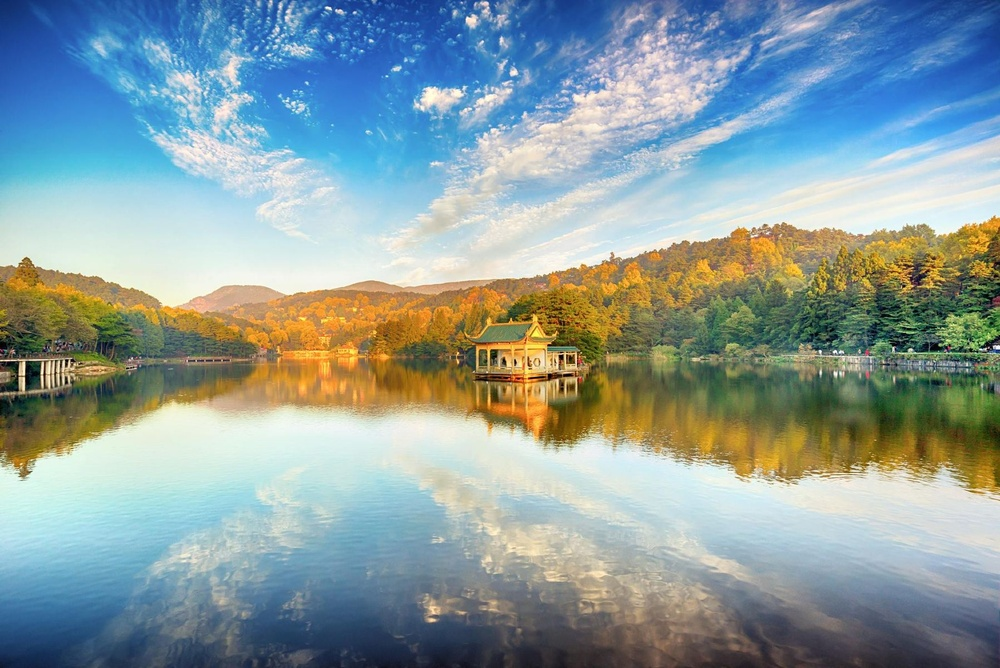
#> input picture learn_demo/image/view.jpg, 1000 x 668 px, shrunk from 1797 x 1200 before the run
$ python '仿射变换.py'
#> lines starting #> are read from the running program, lines starting #| are printed output that depends on the picture
import cv2 as cv
import matplotlib.pyplot as plt
import numpy as np

img =cv.imread('./image/view.jpg')
#> img is the input picture: shape (668, 1000, 3); mean B, G, R 158.3, 157.1, 138.8

rows, cols = img.shape[:2]
#> rows = 668; cols = 1000

pts1 = np.float32([[50,50],[200,50],[50,200]])#原图像中选取三个点
pts2 = np.float32([[100,100],[200,50],[100,250]])#对应到仿射变换后的三个点

M = cv.getAffineTransform(pts1, pts2)#构造出仿射的变换矩阵
# print(M)
res = cv.warpAffine(img,M,(cols,rows))
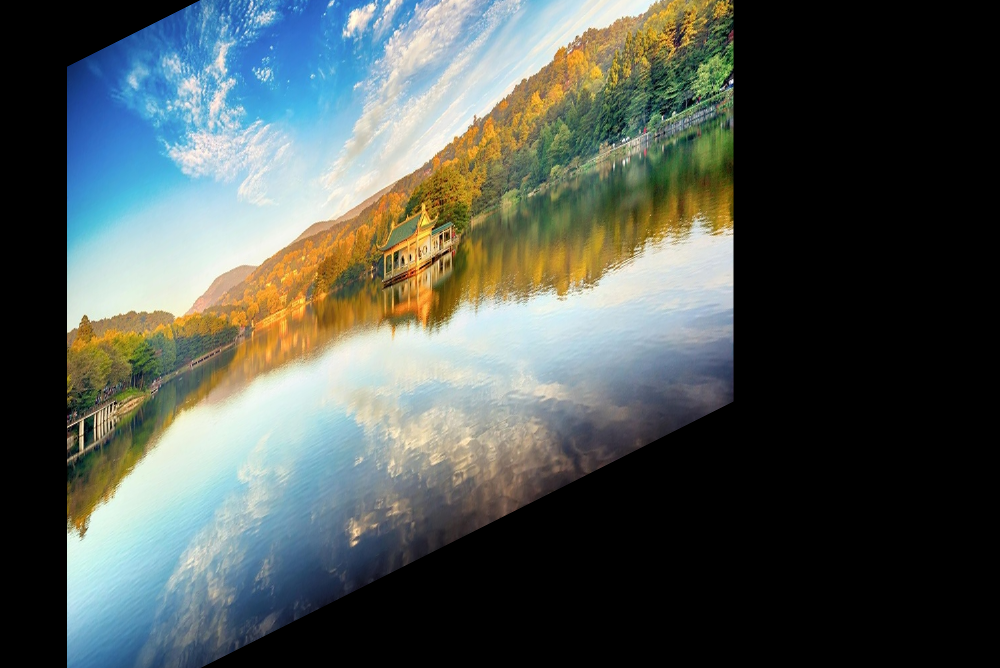
#> res: shape (668, 1000, 3); mean B, G, R 83.8, 88.1, 80.7
plt.imshow(res[:,:,::-1])
plt.show()
